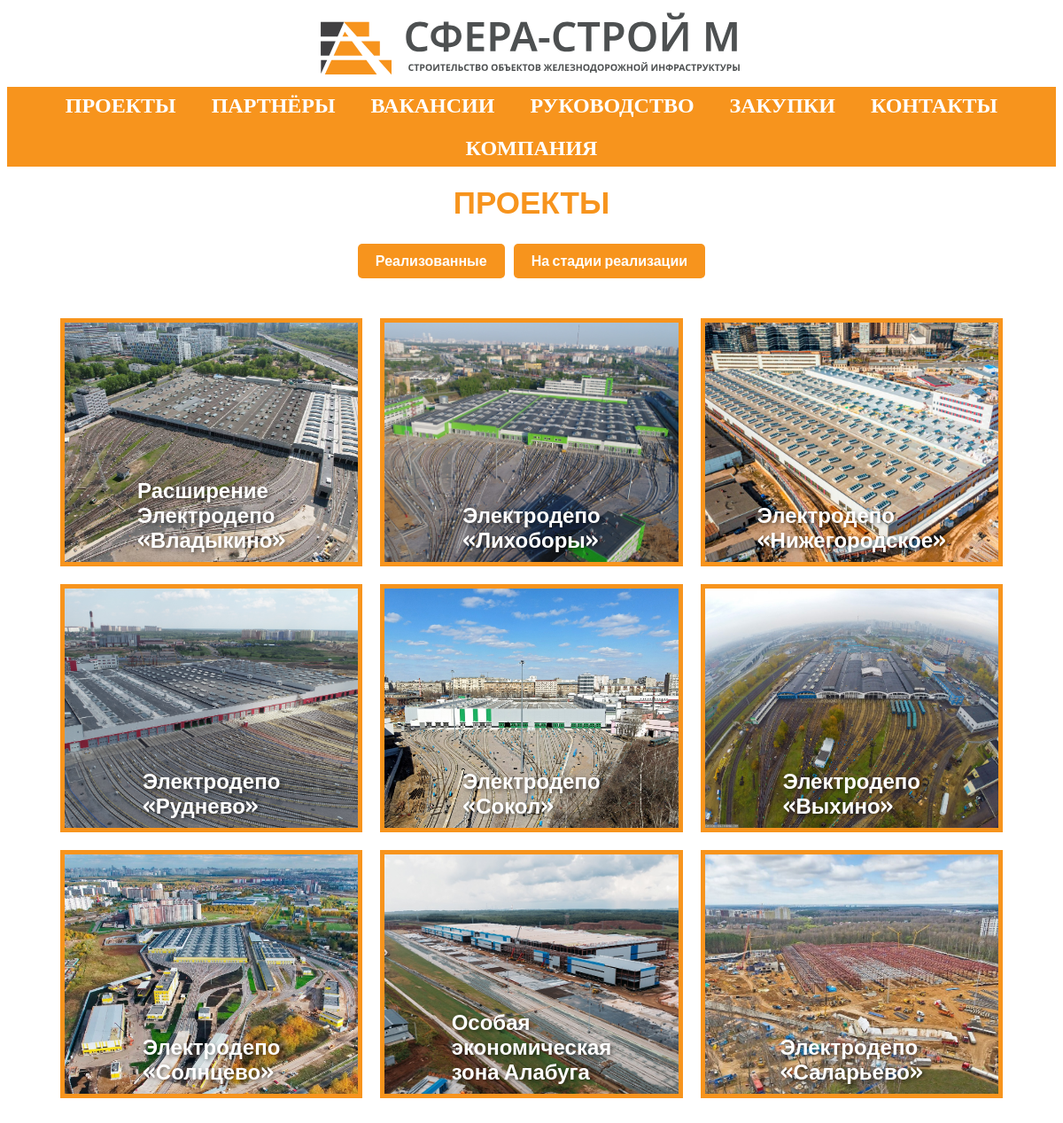
Page /place on the committed database.
### main/models.py (models this page shows)
class Object(models.Model):
    name = models.CharField(max_length=100)
    image = models.ImageField(upload_to='objectImg/')
    description = models.TextField()
    is_ready = models.BooleanField(default=False)  # Новое булевое поле

### main/views.py (the view)
# urls.py: path('place', views.place, name='place'),
def place(request):
    places = Object.objects.all()
    return render(request, "place.html", {'objects': places})

### templates/place.html (shortened to what this page needs)
{% extends "header.html" %}
{% block content %}
    {% load static %}
    <link rel="stylesheet" href="{% static 'css/place.css' %}">
    <div class="obobishe">
        <div class="glavnoe_slovo">
            ПРОЕКТЫ
        </div>
        <div class="filter-buttons">
            {% if not request.GET.is_ready or request.GET.is_ready == 'False' %}
                <a href="{% url 'object_list' %}?is_ready=True" class="btn-filter">Реализованные</a>
            {% endif %}
            {% if not request.GET.is_ready or request.GET.is_ready == 'True' %}
                <a href="{% url 'object_list' %}?is_ready=False" class="btn-filter">На стадии реализации</a>
            {% endif %}
        </div>
    </div>
    <div class="objectList">
        {% for obj in objects %}
            <div class="objectList_Item">
                <a href="{% url 'object_detail' obj.id %}">
                    <span class="popka_negra">{{ obj.name }}</span>
                    {% if obj.image %}
                        <img src="{{ obj.image.url }}" alt="{{ obj.name }}">
                    {% else %}
                        <p>Нет изображения</p>
                    {% endif %}
                </a>
            </div>
        {% endfor %}
    </div>
{% endblock %}

### static/css/place.css (style rules this page uses)
.glavnoe_slovo { font-family: 'Rubik', sans-serif; font-weight: bold; color: #F7941D; margin-left: auto; margin-right: auto; margin-top: 20px; font-size: 35px; text-align: center; }
.objectList { display: flex; flex-wrap: wrap; gap: 20px; justify-content: center; padding: 20px; }
.objectList_Item { flex: 1 1 calc(33.333% - 40px); max-width: calc(33.333% - 40px); position: relative; min-width: 280px; min-height: 280px; box-sizing: border-box; font-family: 'Rubik', sans-serif; border: 5px solid #F7941D; overflow: hidden; transition: transform 0.3s ease-in-out; }
.objectList_Item img { width: 100%; height: 100%; object-fit: cover; position: absolute; top: 0; left: 0; transition: transform 0.3s ease-in-out; }
.obobishe { display: flex; flex-direction: column; align-items: center; }
.popka_negra { color: white; text-shadow: 2px 2px 4px rgba(0, 0, 0, 0.5); position: absolute; bottom: 0; left: 50%; transform: translateX(-50%); z-index: 1; font-family: 'Rubik', sans-serif; font-weight: 600; font-size: 24px; padding: 10px; box-sizing: border-box; }
.filter-buttons { display: flex; margin-top: 20px; justify-content: center; margin-bottom: 20px; flex-wrap: wrap; }
.btn-filter { background-color: #F7941D; color: white; font-family: 'Rubik', sans-serif; font-weight: bold; padding: 10px 20px; text-decoration: none; margin: 5px; border-radius: 5px; transition: background-color 0.3s; }

### rows in the picture
Object: name "Расширение Электродепо «Владыкино»", image (picture)
Object: name "Электродепо «Лихоборы»", image (picture)
Object: name "Электродепо «Нижегородское»", image (picture)
Object: name "Электродепо «Руднево»", image (picture)
Object: name "Электродепо «Сокол»", image (picture)
Object: name "Электродепо «Выхино»", image (picture)
Object: name "Электродепо «Солнцево»", image (picture)
Object: name "Особая экономическая зона Алабуга", image (picture)
Object: name "Электродепо «Саларьево»", image (picture)
